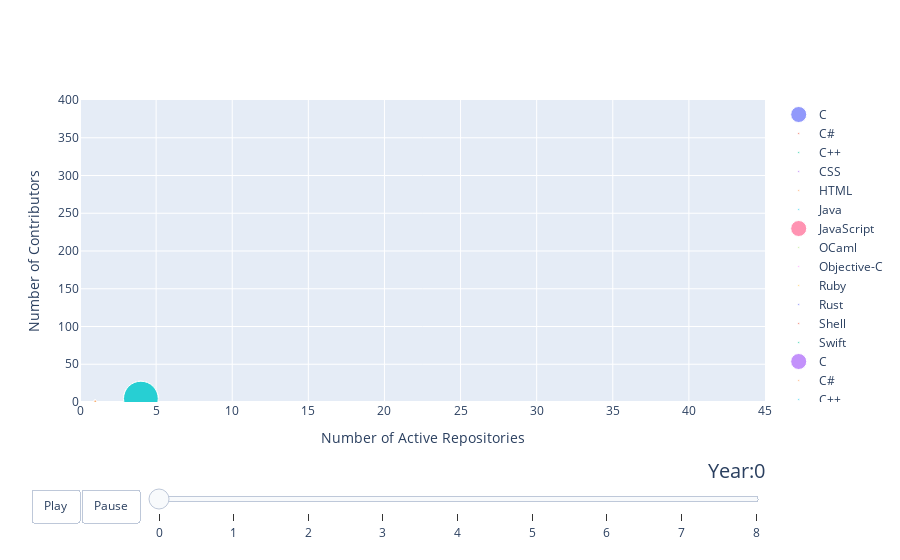

Notebook source saved alongside this figure:
### Code cell
fig_dict["layout"]["sliders"] = [sliders_dict]
fig = go.Figure(fig_dict)
fig.show()

### Figure 1 — Plotly figure (JSON) as saved in the notebook; plotly's stock layout.template omitted (floating-point values rounded to 4 significant figures)
{"data": [{"marker": {"size": [104], "sizemode": "area", "sizeref": 30}, "mode": "markers", "name": "C", "text": ["C"], "type": "scatter", "x": [1], "y": [1]}, {"marker": {"size": [0], "sizemode": "area", "sizeref": 30}, "mode": "markers", "name": "C#", "text": ["C#"], "type": "scatter", "x": [0], "y": [0]}, {"marker": {"size": [0], "sizemode": "area", "sizeref": 30}, "mode": "markers", "name": "C++", "text": ["C++"], "type": "scatter", "x": [0], "y": [0]}, {"marker": {"size": [0], "sizemode": "area", "sizeref": 30}, "mode": "markers", "name": "CSS", "text": ["CSS"], "type": "scatter", "x": [0], "y": [0]}, {"marker": {"size": [0], "sizemode": "area", "sizeref": 30}, "mode": "markers", "name": "HTML", "text": ["HTML"], "type": "scatter", "x": [0], "y": [0]}, {"marker": {"size": [0], "sizemode": "area", "sizeref": 30}, "mode": "markers", "name": "Java", "text": ["Java"], "type": "scatter", "x": [0], "y": [0]}, {"marker": {"size": [18080.0], "sizemode": "area", "sizeref": 30}, "mode": "markers", "name": "JavaScript", "text": ["JavaScript"], "type": "scatter", "x": [4], "y": [4.5]}, {"marker": {"size": [0], "sizemode": "area", "sizeref": 30}, "mode": "markers", "name": "OCaml", "text": ["OCaml"], "type": "scatter", "x": [0], "y": [0]}, {"marker": {"size": [0], "sizemode": "area", "sizeref": 30}, "mode": "markers", "name": "Objective-C", "text": ["Objective-C"], "type": "scatter", "x": [0], "y": [0]}, {"marker": {"size": [0], "sizemode": "area", "sizeref": 30}, "mode": "markers", "name": "Ruby", "text": ["Ruby"], "type": "scatter", "x": [0], "y": [0]}, {"marker": {"size": [0], "sizemode": "area", "sizeref": 30}, "mode": "markers", "name": "Rust", "text": ["Rust"], "type": "scatter", "x": [0], "y": [0]}, {"marker": {"size": [0], "sizemode": "area", "sizeref": 30}, "mode": "markers", "name": "Shell", "text": ["Shell"], "type": "scatter", "x": [0], "y": [0]}, {"marker": {"size": [0], "sizemode": "area", "sizeref": 30}, "mode": "markers", "name": "Swift", "text": ["Swift"], "type": "scatter", "x": [0], "y": [0]}, {"marker": {"size": [104], "sizemode": "area", "sizeref": 30}, "mode": "markers", "name": "C", "text": ["C"], "type": "scatter", "x": [1], "y": [1]}, {"marker": {"size": [0], "sizemode": "area", "sizeref": 30}, "mode": "markers", "name": "C#", "text": ["C#"], "type": "scatter", "x": [0], "y": [0]}, {"marker": {"size": [0], "sizemode": "area", "sizeref": 30}, "mode": "markers", "name": "C++", "text": ["C++"], "type": "scatter", "x": [0], "y": [0]}, {"marker": {"size": [0], "sizemode": "area", "sizeref": 30}, "mode": "markers", "name": "CSS", "text": ["CSS"], "type": "scatter", "x": [0], "y": [0]}, {"marker": {"size": [0], "sizemode": "area", "sizeref": 30}, "mode": "markers", "name": "HTML", "text": ["HTML"], "type": "scatter", "x": [0], "y": [0]}, {"marker": {"size": [0], "sizemode": "area", "sizeref": 30}, "mode": "markers", "name": "Java", "text": ["Java"], "type": "scatter", "x": [0], "y": [0]}, {"marker": {"size": [18080.0], "sizemode": "area", "sizeref": 30}, "mode": "markers", "name": "JavaScript", "text": ["JavaScript"], "type": "scatter", "x": [4], "y": [4.5]}, {"marker": {"size": [0], "sizemode": "area", "sizeref": 30}, "mode": "markers", "name": "OCaml", "text": ["OCaml"], "type": "scatter", "x": [0], "y": [0]}, {"marker": {"size": [0], "sizemode": "area", "sizeref": 30}, "mode": "markers", "name": "Objective-C", "text": ["Objective-C"], "type": "scatter", "x": [0], "y": [0]}, {"marker": {"size": [0], "sizemode": "area", "sizeref": 30}, "mode": "markers", "name": "Ruby", "text": ["Ruby"], "type": "scatter", "x": [0], "y": [0]}, {"marker": {"size": [0], "sizemode": "area", "sizeref": 30}, "mode": "markers", "name": "Rust", "text": ["Rust"], "type": "scatter", "x": [0], "y": [0]}, {"marker": {"size": [0], "sizemode": "area", "sizeref": 30}, "mode": "markers", "name": "Shell", "text": ["Shell"], "type": "scatter", "x": [0], "y": [0]}, {"marker": {"size": [0], "sizemode": "area", "sizeref": 30}, "mode": "markers", "name": "Swift", "text": ["Swift"], "type": "scatter", "x": [0], "y": [0]}, {"marker": {"size": [104], "sizemode": "area", "sizeref": 30}, "mode": "markers", "name": "C", "text": ["C"], "type": "scatter", "x": [1], "y": [1]}, {"marker": {"size": [0], "sizemode": "area", "sizeref": 30}, "mode": "markers", "name": "C#", "text": ["C#"], "type": "scatter", "x": [0], "y": [0]}, {"marker": {"size": [0], "sizemode": "area", "sizeref": 30}, "mode": "markers", "name": "C++", "text": ["C++"], "type": "scatter", "x": [0], "y": [0]}, {"marker": {"size": [0], "sizemode": "area", "sizeref": 30}, "mode": "markers", "name": "CSS", "text": ["CSS"], "type": "scatter", "x": [0], "y": [0]}, {"marker": {"size": [0], "sizemode": "area", "sizeref": 30}, "mode": "markers", "name": "HTML", "text": ["HTML"], "type": "scatter", "x": [0], "y": [0]}, {"marker": {"size": [0], "sizemode": "area", "sizeref": 30}, "mode": "markers", "name": "Java", "text": ["Java"], "type": "scatter", "x": [0], "y": [0]}, {"marker": {"size": [18080.0], "sizemode": "area", "sizeref": 30}, "mode": "markers", "name": "JavaScript", "text": ["JavaScript"], "type": "scatter", "x": [4], "y": [4.5]}, {"marker": {"size": [0], "sizemode": "area", "sizeref": 30}, "mode": "markers", "name": "OCaml", "text": ["OCaml"], "type": "scatter", "x": [0], "y": [0]}, {"marker": {"size": [0], "sizemode": "area", "sizeref": 30}, "mode": "markers", "name": "Objective-C", "text": ["Objective-C"], "type": "scatter", "x": [0], "y": [0]}, {"marker": {"size": [0], "sizemode": "area", "sizeref": 30}, "mode": "markers", "name": "Ruby", "text": ["Ruby"], "type": "scatter", "x": [0], "y": [0]}, {"marker": {"size": [0], "sizemode": "area", "sizeref": 30}, "mode": "markers", "name": "Rust", "text": ["Rust"], "type": "scatter", "x": [0], "y": [0]}, {"marker": {"size": [0], "sizemode": "area", "sizeref": 30}, "mode": "markers", "name": "Shell", "text": ["Shell"], "type": "scatter", "x": [0], "y": [0]}, {"marker": {"size": [0], "sizemode": "area", "sizeref": 30}, "mode": "markers", "name": "Swift", "text": ["Swift"], "type": "scatter", "x": [0], "y": [0]}, {"marker": {"size": [104], "sizemode": "area", "sizeref": 30}, "mode": "markers", "name": "C", "text": ["C"], "type": "scatter", "x": [1], "y": [1]}, {"marker": {"size": [0], "sizemode": "area", "sizeref": 30}, "mode": "markers", "name": "C#", "text": ["C#"], "type": "scatter", "x": [0], "y": [0]}, {"marker": {"size": [0], "sizemode": "area", "sizeref": 30}, "mode": "markers", "name": "C++", "text": ["C++"], "type": "scatter", "x": [0], "y": [0]}, {"marker": {"size": [0], "sizemode": "area", "sizeref": 30}, "mode": "markers", "name": "CSS", "text": ["CSS"], "type": "scatter", "x": [0], "y": [0]}, {"marker": {"size": [0], "sizemode": "area", "sizeref": 30}, "mode": "markers", "name": "HTML", "text": ["HTML"], "type": "scatter", "x": [0], "y": [0]}, {"marker": {"size": [0], "sizemode": "area", "sizeref": 30}, "mode": "markers", "name": "Java", "text": ["Java"], "type": "scatter", "x": [0], "y": [0]}, {"marker": {"size": [18080.0], "sizemode": "area", "sizeref": 30}, "mode": "markers", "name": "JavaScript", "text": ["JavaScript"], "type": "scatter", "x": [4], "y": [4.5]}, {"marker": {"size": [0], "sizemode": "area", "sizeref": 30}, "mode": "markers", "name": "OCaml", "text": ["OCaml"], "type": "scatter", "x": [0], "y": [0]}, {"marker": {"size": [0], "sizemode": "area", "sizeref": 30}, "mode": "markers", "name": "Objective-C", "text": ["Objective-C"], "type": "scatter", "x": [0], "y": [0]}, {"marker": {"size": [0], "sizemode": "area", "sizeref": 30}, "mode": "markers", "name": "Ruby", "text": ["Ruby"], "type": "scatter", "x": [0], "y": [0]}, {"marker": {"size": [0], "sizemode": "area", "sizeref": 30}, "mode": "markers", "name": "Rust", "text": ["Rust"], "type": "scatter", "x": [0], "y": [0]}, {"marker": {"size": [0], "sizemode": "area", "sizeref": 30}, "mode": "markers", "name": "Shell", "text": ["Shell"], "type": "scatter", "x": [0], "y": [0]}, {"marker": {"size": [0], "sizemode": "area", "sizeref": 30}, "mode": "markers", "name": "Swift", "text": ["Swift"], "type": "scatter", "x": [0], "y": [0]}], "layout": {"hovermode": "closest", "sliders": [{"active": 0, "currentvalue": {"font": {"size": 20}, "prefix": "Year:", "visible": true, "xanchor": "right"}, "len": 0.9, "pad": {"b": 10, "t": 50}, "steps": [{"args": [[0], {"frame": {"duration": 300, "redraw": false}, "mode": "immediate", "transition": {"duration": 300}}], "label": "0", "method": "animate"}, {"args": [[1], {"frame": {"duration": 300, "redraw": false}, "mode": "immediate", "transition": {"duration": 300}}], "label": "1", "method": "animate"}, {"args": [[2], {"frame": {"duration": 300, "redraw": false}, "mode": "immediate", "transition": {"duration": 300}}], "label": "2", "method": "animate"}, {"args": [[3], {"frame": {"duration": 300, "redraw": false}, "mode": "immediate", "transition": {"duration": 300}}], "label": "3", "method": "animate"}, {"args": [[4], {"frame": {"duration": 300, "redraw": false}, "mode": "immediate", "transition": {"duration": 300}}], "label": "4", "method": "animate"}, {"args": [[5], {"frame": {"duration": 300, "redraw": false}, "mode": "immediate", "transition": {"duration": 300}}], "label": "5", "method": "animate"}, {"args": [[6], {"frame": {"duration": 300, "redraw": false}, "mode": "immediate", "transition": {"duration": 300}}], "label": "6", "method": "animate"}, {"args": [[7], {"frame": {"duration": 300, "redraw": false}, "mode": "immediate", "transition": {"duration": 300}}], "label": "7", "method": "animate"}, {"args": [[8], {"frame": {"duration": 300, "redraw": false}, "mode": "immediate", "transition": {"duration": 300}}], "label": "8", "method": "animate"}], "transition": {"duration": 300, "easing": "cubic-in-out"}, "x": 0.1, "xanchor": "left", "y": 0, "yanchor": "top"}], "updatemenus": [{"buttons": [{"args": [null, {"frame": {"duration": 500, "redraw": false}, "fromcurrent": true, "transition": {"duration": 300, "easing": "quadratic-in-out"}}], "label": "Play", "method": "animate"}, {"args": [[null], {"frame": {"duration": 0, "redraw": false}, "mode": "immediate", "transition": {"duration": 0}}], "label": "Pause", "method": "animate"}], "direction": "left", "pad": {"r": 10, "t": 87}, "showactive": false, "type": "buttons", "x": 0.1, "xanchor": "right", "y": 0, "yanchor": "top"}], "xaxis": {"range": [0, 45], "title": {"text": "Number of Active Repositories"}}, "yaxis": {"range": [0, 400], "title": {"text": "Number of Contributors"}}}}
